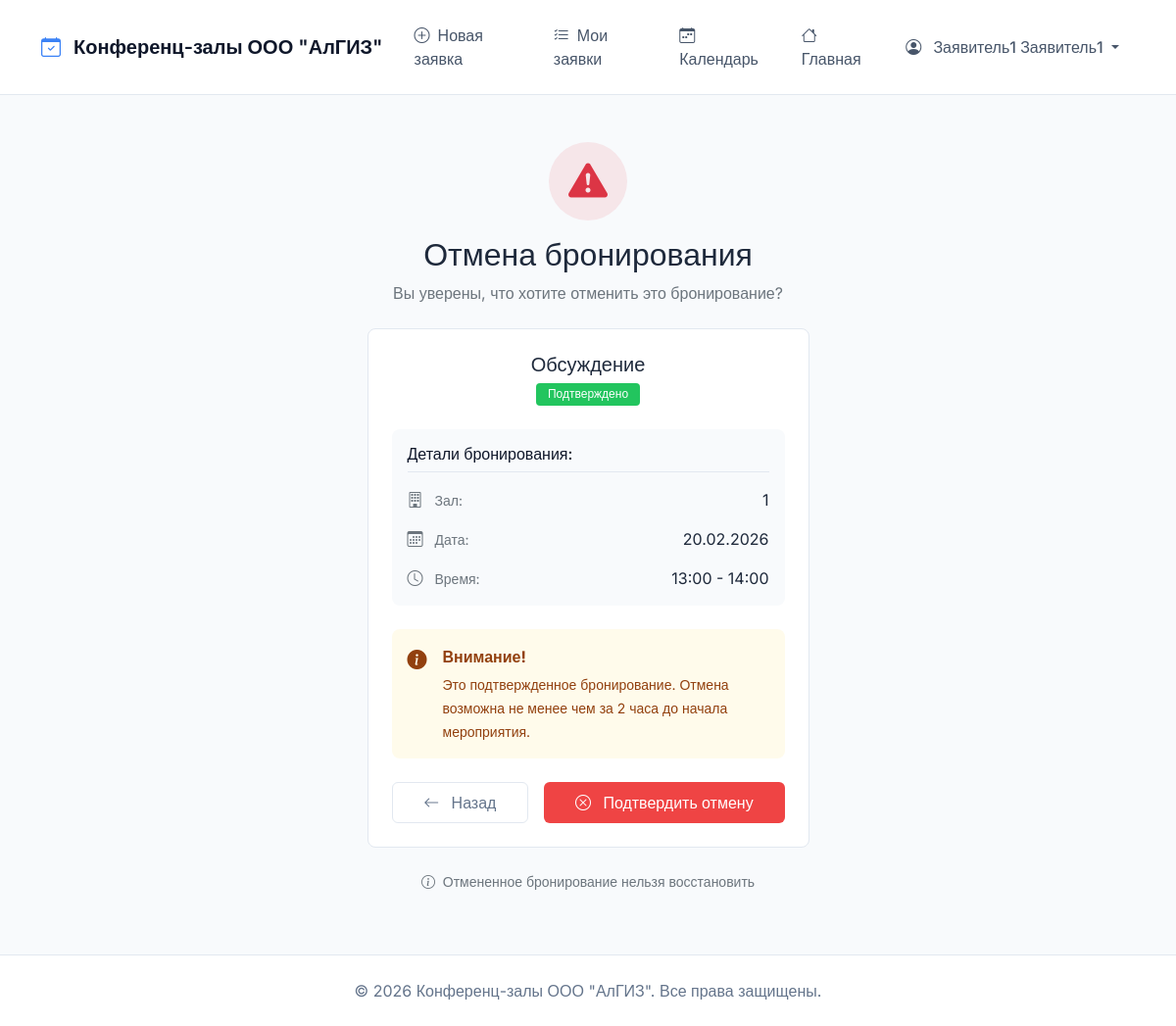
Screenshot of /booking/9/cancel/ (signed in) with the database file from the repository.
### bookings/models.py (models this page shows, shortened)
class User(AbstractUser):
    ROLE_CHOICES = (
        ('moderator', 'Модератор'),
        ('requester', 'Заявитель'),
        ('employee', 'Сотрудник'),
    )
    role = models.CharField(max_length=20, choices=ROLE_CHOICES, default='employee', verbose_name="Роль")
    phone = models.CharField(max_length=20, blank=True, verbose_name="Телефон")
    department = models.CharField(max_length=100, blank=True, verbose_name="Отдел")
    avatar = models.ImageField(upload_to='avatars/', blank=True, null=True, verbose_name="Аватар")
    def get_full_name(self):
        if self.first_name and self.last_name:
            return f"{self.first_name} {self.last_name}"
        return self.username
    class Meta:
        verbose_name = "Пользователь"
        verbose_name_plural = "Пользователи"

class Booking(models.Model):
    STATUS_CHOICES = (
        ('pending', 'Ожидает подтверждения'),
        ('approved', 'Подтверждено'),
        ('rejected', 'Отклонено'),
        ('cancelled', 'Отменено'),
    )
    room = models.ForeignKey(ConferenceRoom, on_delete=models.CASCADE, verbose_name="Зал", related_name='bookings')
    requester = models.ForeignKey(User, on_delete=models.CASCADE, related_name='bookings', verbose_name="Заявитель")
    title = models.CharField(max_length=200, verbose_name="Название мероприятия")
    description = models.TextField(verbose_name="Описание")
    start_time = models.DateTimeField(verbose_name="Начало")
    end_time = models.DateTimeField(verbose_name="Окончание")
    participants_count = models.PositiveIntegerField(verbose_name="Количество участников")
    status = models.CharField(max_length=20, choices=STATUS_CHOICES, default='pending', verbose_name="Статус")
    created_at = models.DateTimeField(auto_now_add=True, verbose_name="Создано")
    updated_at = models.DateTimeField(auto_now=True, verbose_name="Обновлено")
    moderated_by = models.ForeignKey(User, null=True, blank=True, on_delete=models.SET_NULL,
                                     related_name='moderated_bookings', verbose_name="Модератор")
    moderation_comment = models.TextField(blank=True, verbose_name="Комментарий модератора")
    def can_cancel(self):
        if self.status not in ['pending', 'approved']:
            return False
        if self.status == 'approved':
            if self.start_time < timezone.now() + timedelta(hours=2):
                return False
        return True
    class Meta:
        verbose_name = "Бронирование"
        verbose_name_plural = "Бронирования"
        ordering = ['-start_time']
        indexes = [
            models.Index(fields=['start_time', 'end_time']),
            models.Index(fields=['status']),
            models.Index(fields=['room', 'status']),
        ]

class ConferenceRoom(models.Model):
    name = models.CharField(max_length=100, verbose_name="Название")
    capacity = models.PositiveIntegerField(verbose_name="Вместимость")
    location = models.CharField(max_length=200, verbose_name="Местоположение")
    description = models.TextField(blank=True, verbose_name="Описание")
    has_projector = models.BooleanField(default=False, verbose_name="Проектор")
    has_video_conference = models.BooleanField(default=False, verbose_name="Видеоконференция")
    has_whiteboard = models.BooleanField(default=False, verbose_name="Доска")
    is_active = models.BooleanField(default=True, verbose_name="Активен")
    image = models.ImageField(upload_to='rooms/', blank=True, null=True, verbose_name="Изображение")
    created_at = models.DateTimeField(auto_now_add=True, verbose_name="Дата создания")
    updated_at = models.DateTimeField(auto_now=True, verbose_name="Дата обновления")
    class Meta:
        verbose_name = "Конференц-зал"
        verbose_name_plural = "Конференц-залы"
        ordering = ['name']

### bookings/views.py (the view, shortened to what this page needs)
# urls.py: path('booking/<int:booking_id>/cancel/', views.cancel_booking, name='cancel_booking'),
@requester_required
def cancel_booking(request, booking_id):
    booking = get_object_or_404(Booking, id=booking_id, requester=request.user)
    if not booking.can_cancel():
        messages.error(request, "Это бронирование нельзя отменить")
        return redirect('bookings:booking_detail', booking_id=booking.id)
    return render(request, 'bookings/cancel_booking.html', {'booking': booking})

### bookings/templates/bookings/cancel_booking.html (shortened to what this page needs)
{% extends 'bookings/base.html' %}
{% load static %}
{% block content %}
<div class="row justify-content-center">
    <div class="col-md-6 col-lg-5">
        <div class="text-center mb-4">
            <div class="bg-danger bg-opacity-10 rounded-circle d-inline-flex p-3 mb-3">
                <i class="bi bi-exclamation-triangle-fill text-danger fs-1"></i>
            </div>
            <h2 class="fw-semibold mb-2">Отмена бронирования</h2>
            <p class="text-secondary">Вы уверены, что хотите отменить это бронирование?</p>
        </div>
        <div class="border rounded-3 bg-white p-4 mb-4">
            <div class="text-center mb-4">
                <h5 class="fw-semibold mb-1">{{ booking.title }}</h5>
                <span class="badge
                    {% if booking.status == 'approved' %}bg-success
                    {% elif booking.status == 'pending' %}bg-warning
                    {% else %}bg-secondary{% endif %}">
                    {{ booking.get_status_display }}
                </span>
            </div>
            <div class="bg-light p-3 rounded-3 mb-4">
                <h6 class="fw-medium mb-3">Детали бронирования:</h6>
                <div class="vstack gap-2">
                    <div class="d-flex align-items-center">
                        <i class="bi bi-building text-secondary me-2" style="width: 1.25rem;"></i>
                        <span class="text-secondary small">Зал:</span>
                        <span class="ms-auto fw-medium">{{ booking.room.name }}</span>
                    </div>
                    <div class="d-flex align-items-center">
                        <i class="bi bi-calendar3 text-secondary me-2" style="width: 1.25rem;"></i>
                        <span class="text-secondary small">Дата:</span>
                        <span class="ms-auto fw-medium">{{ booking.start_time|date:"d.m.Y" }}</span>
                    </div>
                    <div class="d-flex align-items-center">
                        <i class="bi bi-clock text-secondary me-2" style="width: 1.25rem;"></i>
                        <span class="text-secondary small">Время:</span>
                        <span class="ms-auto fw-medium">{{ booking.start_time|date:"H:i" }} - {{ booking.end_time|date:"H:i" }}</span>
                    </div>
                </div>
            </div>
            {% if booking.status == 'approved' %}
                <div class="alert alert-warning d-flex align-items-start mb-4" role="alert">
                    <i class="bi bi-info-circle-fill me-3 fs-5 flex-shrink-0"></i>
                    <div>
                        <strong class="d-block mb-1">Внимание!</strong>
                        <span class="small">Это подтвержденное бронирование. Отмена возможна не менее чем за 2 часа до начала мероприятия.</span>
                    </div>
                </div>
            {% endif %}
            <form method="post" class="text-center">
                <div class="d-flex gap-3">
                    <a href="{% url 'bookings:booking_detail' booking.id %}"
                       class="btn btn-outline-secondary flex-fill py-2">
                        <i class="bi bi-arrow-left me-2"></i>
                        Назад
                    </a>
                    <button type="submit" class="btn btn-danger flex-fill py-2">
                        <i class="bi bi-x-circle me-2"></i>
                        Подтвердить отмену
                    </button>
                </div>
            </form>
        </div>
        <div class="text-center">
            <p class="small text-secondary">
                <i class="bi bi-info-circle me-1"></i>
                Отмененное бронирование нельзя восстановить
            </p>
        </div>
    </div>
</div>
{% endblock %}

### bookings/templates/bookings/base.html (shortened to what this page needs)
<!DOCTYPE html>
<html lang="ru">
<head>
    <link href="https://cdn.jsdelivr.net/npm/bootstrap@5.1.3/dist/css/bootstrap.min.css" rel="stylesheet">
    <link rel="stylesheet" href="https://cdn.jsdelivr.net/npm/bootstrap-icons@1.8.1/font/bootstrap-icons.css">
    {% load static %}
    <link rel="stylesheet" href="{% static 'bookings/css/style.css' %}">
</head>
<body>
    <nav class="navbar navbar-expand-lg">
        <div class="container">
            <a class="navbar-brand" href="{% url 'bookings:index' %}">
                <i class="bi bi-calendar-check"></i>
                Конференц-залы ООО "АлГИЗ"
            </a>
            <div class="collapse navbar-collapse" id="navbarNav">
                <ul class="navbar-nav me-auto">
                    {% if user.is_authenticated %}
                        {% if user.role == 'moderator' %}
                            <li class="nav-item">
                                <a class="nav-link {% if request.resolver_match.url_name == 'moderator_dashboard' %}active{% endif %}"
                                   href="{% url 'bookings:moderator_dashboard' %}">
                                    <i class="bi bi-shield-check"></i>Дашборд
                                </a>
                            </li>
                            <li class="nav-item">
                                <a class="nav-link {% if request.resolver_match.url_name == 'room_management' %}active{% endif %}"
                                   href="{% url 'bookings:room_management' %}">
                                    <i class="bi bi-building"></i>Залы
                                </a>
                            </li>
                            <li class="nav-item">
                                <a class="nav-link {% if request.resolver_match.url_name == 'user_management' %}active{% endif %}"
                                   href="{% url 'bookings:user_management' %}">
                                    <i class="bi bi-people"></i>Пользователи
                                </a>
                            </li>
                        {% elif user.role == 'requester' %}
                            <li class="nav-item">
                                <a class="nav-link {% if request.resolver_match.url_name == 'create_booking' %}active{% endif %}"
                                   href="{% url 'bookings:create_booking' %}">
                                    <i class="bi bi-plus-circle"></i>Новая заявка
                                </a>
                            </li>
                            <li class="nav-item">
                                <a class="nav-link {% if request.resolver_match.url_name == 'my_bookings' %}active{% endif %}"
                                   href="{% url 'bookings:my_bookings' %}">
                                    <i class="bi bi-list-check"></i>Мои заявки
                                </a>
                            </li>
                            <li class="nav-item">
                                <a class="nav-link {% if request.resolver_match.url_name == 'schedule' %}active{% endif %}"
                                   href="{% url 'bookings:schedule' %}">
                                    <i class="bi bi-calendar-week"></i>Календарь
                                </a>
                            </li>
                        {% endif %}
                        <li class="nav-item">
                            <a class="nav-link" href="{% url 'bookings:index' %}">
                                <i class="bi bi-house"></i>Главная
                            </a>
                        </li>
                    {% endif %}
                </ul>
                <ul class="navbar-nav">
                    {% if user.is_authenticated %}
                        <li class="nav-item dropdown">
                            <a class="nav-link dropdown-toggle" href="#" id="userDropdown" role="button"
                               data-bs-toggle="dropdown" aria-expanded="false">
                                <i class="bi bi-person-circle"></i>
                                {{ user.get_full_name|default:user.username }}
                            </a>
                        </li>
                    {% endif %}
                </ul>
            </div>
        </div>
    </nav>
    <main class="container mt-5">
        {% block content %}
        {% endblock %}
    </main>
    <footer class="footer mt-5 py-4">
        <div class="container text-center">
            <span>© 2026 Конференц-залы ООО "АлГИЗ". Все права защищены.</span>
        </div>
    </footer>
</body>
</html>

### bookings/static/bookings/css/style.css (style rules this page uses)
* { margin: 0; padding: 0; box-sizing: border-box; }
:root { --primary: #3b82f6; --primary-dark: #2563eb; --secondary: #64748b; --success: #22c55e; --danger: #ef4444; --warning: #f59e0b; --info: #3b82f6; --light: #f8fafc; --dark: #0f172a; --border: #e2e8f0; }
.btn { padding: 0.5rem 1rem; font-weight: 500; border-radius: 0.375rem; }
.btn-outline-secondary { border: 1px solid #e2e8f0; color: #64748b; }
.badge.bg-success { background-color: #22c55e !important; padding: 0.5rem 1rem; font-weight: 500; }
.bg-light { background-color: #f8fafc !important; }
.border { border: 1px solid #e2e8f0 !important; }
.rounded-3 { border-radius: 0.5rem !important; }
.alert { border: none; border-radius: 0.5rem; padding: 1rem; }
.alert-warning { background-color: #fffbeb; color: #92400e; }
.vstack { display: flex; flex-direction: column; }
.badge { padding: 0.35rem 0.75rem; font-weight: 500; border-radius: 2rem; }
.badge.bg-success { background-color: #22c55e !important; }
.bg-opacity-10 { --bs-bg-opacity: 0.1; }
.rounded-circle { width: 80px; height: 80px; display: inline-flex; align-items: center; justify-content: center; }
.alert { border: none; border-radius: 0.5rem; }
.badge { padding: 0.5rem 1rem; font-weight: 500; border-radius: 2rem; }
.vstack > * + * { margin-top: 0.5rem; }
.btn-outline-secondary { border: 1px solid #e2e8f0; color: #64748b; background-color: #ffffff; transition: all 0.2s; }
.btn-danger { background-color: #ef4444; border: none; transition: background-color 0.2s; }
.badge.bg-success { background-color: #22c55e !important; font-weight: 500; padding: 0.35rem 0.75rem; }
h6.fw-medium { color: #0f172a; border-bottom: 1px solid #e2e8f0; padding-bottom: 0.5rem; margin-bottom: 1rem; }
.rounded-3 { border-radius: 0.5rem; }

### bookings/templates/bookings/base.html (style rules this page uses)
body { font-family: 'Inter', sans-serif; background-color: #f8fafc; color: #1e293b; }
.navbar { background-color: #ffffff !important; border-bottom: 1px solid #e2e8f0; padding: 1rem 0; }
.navbar-brand { color: #0f172a !important; font-weight: 600; font-size: 1.25rem; }
.navbar-brand i { color: #3b82f6; margin-right: 0.5rem; }
.nav-link { color: #475569 !important; font-weight: 500; padding: 0.5rem 1rem !important; border-radius: 0.375rem; transition: all 0.2s; }
.nav-link i { margin-right: 0.5rem; }
.badge { font-weight: 500; padding: 0.25rem 0.5rem; border-radius: 0.25rem; }
.footer { background-color: #ffffff !important; border-top: 1px solid #e2e8f0; color: #64748b; }
.alert { border: none; border-radius: 0.5rem; padding: 1rem; margin-bottom: 1.5rem; }
.alert-warning { background-color: #fffbeb; color: #92400e; }
.btn { font-weight: 500; padding: 0.5rem 1rem; border-radius: 0.375rem; transition: all 0.2s; }

### rows the page displays
User: get_full_name "Заявитель1 Заявитель1"
Booking: title "Обсуждение", status "Подтверждено", room.name "1", start_time "20.02.2026", start_time "13:00", end_time "14:00"
